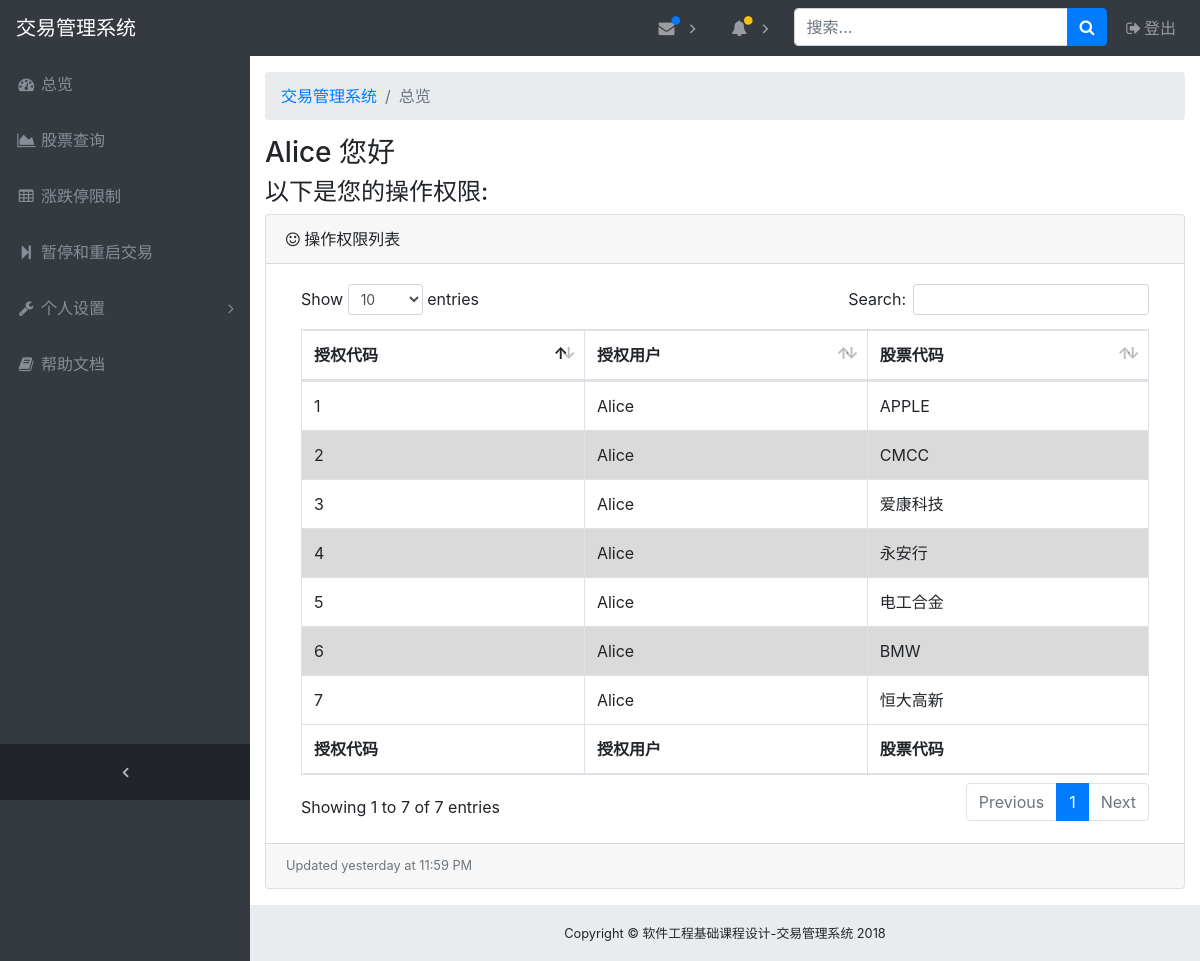
The app's page /index.html (signed in) with its own data.
### app/models.py (models this page shows, shortened)
class Admin ( db.Model ):
    __tablename__ = "admin"
    id = db.Column ( db.String ( 32 ), primary_key=True )
    password_hash = db.Column ( db.String ( 32 ) )
    is_root = db.Column ( db.Boolean, default=False )
    def get_id(self):
        return self.id
    @property
    def password(self):
        raise AttributeError ( "Password unaccessible" )

class Auth ( db.Model ):
    __tablename__ = "auth"
    auth_id = db.Column ( db.Integer, primary_key=True, autoincrement=True )
    stock_id = db.Column ( db.String ( 32 ), db.ForeignKey ( 'stock.stock_name', ondelete='CASCADE' ), index=True )
    admin_id = db.Column ( db.String ( 32 ), db.ForeignKey ( 'admin.id', ondelete='CASCADE' ) )

### app/views.py (the view)
@app.route ( '/' )
@app.route ( '/index.html' )
@login_required
def index():
    auth_list = None
    user_id = current_user.get_id ()
    auth_list = Auth.query.filter_by ( admin_id=user_id )
    return render_template ( "index.html", username=current_user.get_id (), auth_list=auth_list )

### app/views.py (called while the page is built)
@app.before_request
def before_request():
    g.user = current_user

@lm.user_loader
def load_user(id):
    return Admin.query.get ( id )

### app/templates/index.html
{% set current_page = "总览" %}
{% extends 'base.html' %}
{% block body %}
<div class="row clearfix">
    <div class="container">
        <h3>{{username}} 您好</h3>
        <h4>以下是您的操作权限:</h4>
        <div class="card mb-3">
            <div class="card-header">
                <i class="fa fa-smile-o"></i> 操作权限列表
            </div>
            <div class="card-body">
                <div class="table-responsive">
                    <table class="table table-bordered" id="dataTable" width="100%" cellspacing="0">
                        <thead>
                        <tr>
                            <th>授权代码</th>
                            <th>授权用户</th>
                            <th>股票代码</th>
                        </tr>
                        </thead>
                        <tfoot>
                        <tr>
                            <th>授权代码</th>
                            <th>授权用户</th>
                            <th>股票代码</th>
                        </tr>
                        </tfoot>
                        <tbody>
                        {% for row in auth_list %}
                        <tr class={{ loop.cycle(
                        "", "table-active")}}>
                        <td>{{ row.auth_id }}</td>
                        <td>{{ row.admin_id }}</td>
                        <td>{{ row.stock_id }}</td>
                        </tr>
                        {% endfor %}
                        </tbody>
                    </table>
                </div>
            </div>
            <div class="card-footer small text-muted">Updated yesterday at 11:59 PM</div>
        </div>
    </div>
</div>
{% endblock%}

### app/templates/base.html (shortened to what this page needs)
<!DOCTYPE html>
<html lang="en">
<head>
    <link href="../static/vendor/bootstrap/css/bootstrap.min.css" rel="stylesheet">
    <link href="../static/vendor/font-awesome/css/font-awesome.min.css" rel="stylesheet" type="text/css">
    <link href="../static/vendor/datatables/dataTables.bootstrap4.css" rel="stylesheet">
    <link href="../static/css/sb-admin.css" rel="stylesheet">
</head>
<body class="fixed-nav sticky-footer bg-dark" id="page-top">
<nav class="navbar navbar-expand-lg navbar-dark bg-dark fixed-top" id="mainNav">
    <a class="navbar-brand" href="index.html">交易管理系统</a>
    <div class="collapse navbar-collapse" id="navbarResponsive">
        <ul class="navbar-nav navbar-sidenav" id="exampleAccordion">
            <li class="nav-item" data-toggle="tooltip" data-placement="right" title="Dashboard">
                <a class="nav-link" href="index.html">
                    <i class="fa fa-fw fa-dashboard"></i>
                    <span class="nav-link-text">总览</span>
                </a>
            </li>
            <li class="nav-item" data-toggle="tooltip" data-placement="right" title="Charts">
                <a class="nav-link" href="query">
                    <i class="fa fa-fw fa-area-chart"></i>
                    <span class="nav-link-text">股票查询</span>
                </a>
            </li>
            <li class="nav-item" data-toggle="tooltip" data-placement="right" title="Tables">
                <a class="nav-link" href="confine">
                    <i class="fa fa-fw fa-table"></i>
                    <span class="nav-link-text">涨跌停限制</span>
                </a>
            </li>
            <li class="nav-item" data-toggle="tooltip" data-placement="right" title="Config">
                <a class="nav-link" href="/trading">
                    <i class="fa fa-fw fa-step-forward"></i>
                    <span class="nav-link-text">暂停和重启交易</span>
                </a>
            </li>
            <li class="nav-item" data-toggle="tooltip" data-placement="right" title="Menu Levels">
                <a class="nav-link nav-link-collapse collapsed" data-toggle="collapse" href="#collapseMulti"
                   data-parent="#exampleAccordion">
                    <i class="fa fa-fw fa-wrench"></i>
                    <span class="nav-link-text">个人设置</span>
                </a>
            </li>
            <li class="nav-item" data-toggle="tooltip" data-placement="right" title="Link">
                <a class="nav-link" href="/tutorial">
                    <i class="fa fa-fw fa-book"></i>
                    <span class="nav-link-text">帮助文档</span>
                </a>
            </li>
        </ul>
        <ul class="navbar-nav sidenav-toggler">
            <li class="nav-item">
                <a class="nav-link text-center" id="sidenavToggler">
                    <i class="fa fa-fw fa-angle-left"></i>
                </a>
            </li>
        </ul>
        <ul class="navbar-nav ml-auto">
            <li class="nav-item dropdown">
                <a class="nav-link dropdown-toggle mr-lg-2" id="messagesDropdown" href="#" data-toggle="dropdown"
                   aria-haspopup="true" aria-expanded="false">
                    <i class="fa fa-fw fa-envelope"></i>
                    <span class="indicator text-primary d-none d-lg-block">
              <i class="fa fa-fw fa-circle"></i>
            </span>
                </a>
            </li>
            <li class="nav-item dropdown">
                <a class="nav-link dropdown-toggle mr-lg-2" id="alertsDropdown" href="#" data-toggle="dropdown"
                   aria-haspopup="true" aria-expanded="false">
                    <i class="fa fa-fw fa-bell"></i>
                    <span class="indicator text-warning d-none d-lg-block">
              <i class="fa fa-fw fa-circle"></i>
            </span>
                </a>
            </li>
            <li class="nav-item">
                <form class="form-inline my-2 my-lg-0 mr-lg-2">
                    <div class="input-group">
                        <input class="form-control" type="text" placeholder="搜索...">
                        <span class="input-group-append">
                <button class="btn btn-primary" type="button">
                  <i class="fa fa-search"></i>
                </button>
              </span>
                    </div>
                </form>
            </li>
            <li class="nav-item">
                <a class="nav-link" data-toggle="modal" data-target="#exampleModal">
                    <i class="fa fa-fw fa-sign-out"></i>登出</a>
            </li>
        </ul>
    </div>
</nav>
<div class="content-wrapper">
    <div class="container-fluid">
        <ol class="breadcrumb">
            <li class="breadcrumb-item">
                <a href="#">交易管理系统</a>
            </li>
            <li class="breadcrumb-item active">{{current_page}}</li>
        </ol>
        {% block body %}
        {% endblock %}
    </div>
    <footer class="sticky-footer">
        <div class="container">
            <div class="text-center">
                <small>Copyright © 软件工程基础课程设计-交易管理系统 2018</small>
            </div>
        </div>
    </footer>
</div>
</body>
</html>

### app/static/css/sb-admin.css (style rules this page uses)
html { position: relative; min-height: 100%; }
body { overflow-x: hidden; }
body.sticky-footer { margin-bottom: 56px; }
body.sticky-footer .content-wrapper { min-height: calc(100vh - 56px - 56px); }
body.fixed-nav { padding-top: 56px; }
.content-wrapper { min-height: calc(100vh - 56px); padding-top: 1rem; }
#mainNav .navbar-collapse { overflow: auto; max-height: 75vh; }
#mainNav .navbar-collapse .navbar-nav .nav-item .nav-link { cursor: pointer; }
#mainNav .navbar-collapse .navbar-sidenav .nav-link-collapse:after { float: right; content: '\f107'; font-family: 'FontAwesome'; }
#mainNav .navbar-collapse .navbar-sidenav .nav-link-collapse.collapsed:after { content: '\f105'; }
#mainNav .navbar-collapse .sidenav-toggler { display: none; }
#mainNav .navbar-collapse .navbar-nav > .nav-item.dropdown > .nav-link { position: relative; min-width: 45px; }
#mainNav .navbar-collapse .navbar-nav > .nav-item.dropdown > .nav-link:after { float: right; width: auto; content: '\f105'; border: none; font-family: 'FontAwesome'; }
#mainNav .navbar-collapse .navbar-nav > .nav-item.dropdown > .nav-link .indicator { position: absolute; top: 5px; left: 21px; font-size: 10px; }
@media (min-width: 992px) { #mainNav .navbar-brand { width: 250px; } }
@media (min-width: 992px) { #mainNav .navbar-collapse { overflow: visible; max-height: none; } }
@media (min-width: 992px) { #mainNav .navbar-collapse .navbar-sidenav { position: absolute; top: 0; left: 0; -webkit-flex-direction: column; -ms-flex-direction: column; flex-direction: column; margin-top: 56px; } }
@media (min-width: 992px) { #mainNav .navbar-collapse .navbar-sidenav > .nav-item { width: 250px; padding: 0; } }
@media (min-width: 992px) { #mainNav .navbar-collapse .navbar-sidenav > .nav-item > .nav-link { padding: 1em; } }
@media (min-width: 992px) { #mainNav .navbar-collapse .navbar-nav > .nav-item.dropdown > .nav-link { min-width: 0; } }
@media (min-width: 992px) { #mainNav .navbar-collapse .navbar-nav > .nav-item.dropdown > .nav-link:after { width: 24px; text-align: center; } }
#mainNav.fixed-top .sidenav-toggler { display: none; }
@media (min-width: 992px) { #mainNav.fixed-top .navbar-sidenav { height: calc(100vh - 112px); } }
@media (min-width: 992px) { #mainNav.fixed-top .sidenav-toggler { position: absolute; top: 0; left: 0; display: flex; -webkit-flex-direction: column; -ms-flex-direction: column; flex-direction: column; margin-top: calc(100vh - 56px); } }
@media (min-width: 992px) { #mainNav.fixed-top .sidenav-toggler > .nav-item { width: 250px; padding: 0; } }
@media (min-width: 992px) { #mainNav.fixed-top .sidenav-toggler > .nav-item > .nav-link { padding: 1em; } }
#mainNav.fixed-top.navbar-dark .sidenav-toggler { background-color: #212529; }
#mainNav.fixed-top.navbar-dark .sidenav-toggler a i { color: #adb5bd; }
.content-wrapper { overflow-x: hidden; background: white; }
@media (min-width: 992px) { .content-wrapper { margin-left: 250px; } }
#sidenavToggler i { font-weight: 800; }
#mainNav.navbar-dark .navbar-collapse .navbar-sidenav .nav-link-collapse:after { color: #868e96; }
#mainNav.navbar-dark .navbar-collapse .navbar-sidenav > .nav-item > .nav-link { color: #868e96; }
#mainNav.navbar-dark .navbar-collapse .navbar-nav > .nav-item.dropdown > .nav-link:after { color: #adb5bd; }
@media (min-width: 992px) { #mainNav.navbar-dark .navbar-collapse .navbar-sidenav { background: #343a40; } }
footer.sticky-footer { position: absolute; right: 0; bottom: 0; width: 100%; height: 56px; background-color: #e9ecef; line-height: 55px; }
@media (min-width: 992px) { footer.sticky-footer { width: calc(100% - 250px); } }

### records on screen
Admin: id "Alice"
Auth: auth_id "1", admin_id "Alice", stock_id "APPLE"
Auth: auth_id "2", admin_id "Alice", stock_id "CMCC"
Auth: auth_id "3", admin_id "Alice", stock_id "爱康科技"
Auth: auth_id "4", admin_id "Alice", stock_id "永安行"
Auth: auth_id "5", admin_id "Alice", stock_id "电工合金"
Auth: auth_id "6", admin_id "Alice", stock_id "BMW"
Auth: auth_id "7", admin_id "Alice", stock_id "恒大高新"

### other values on screen
{{ current_page }} "总览"
